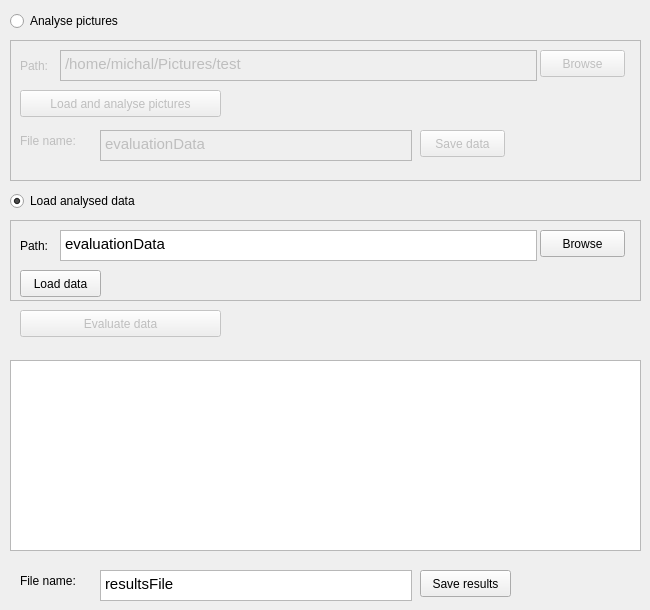
   <widget class="QWidget" name="evaluationTab">
    <attribute name="title">
     <string>Data evaluation</string>
    </attribute>
    <widget class="QPushButton" name="saveResultsButton">
     <property name="geometry">
      <rect>
       <x>420</x>
       <y>570</y>
       <width>91</width>
       <height>27</height>
      </rect>
     </property>
     <property name="text">
      <string>Save results</string>
     </property>
    </widget>
    <widget class="QTextBrowser" name="saveResultsPath">
     <property name="geometry">
      <rect>
       <x>100</x>
       <y>570</y>
       <width>312</width>
       <height>31</height>
      </rect>
     </property>
     <property name="verticalScrollBarPolicy">
      <enum>Qt::ScrollBarAlwaysOff</enum>
     </property>
     <property name="horizontalScrollBarPolicy">
      <enum>Qt::ScrollBarAlwaysOff</enum>
     </property>
     <property name="lineWrapMode">
      <enum>QTextEdit::NoWrap</enum>
     </property>
     <property name="readOnly">
      <bool>false</bool>
     </property>
     <property name="html">
      <string>&lt;!DOCTYPE HTML PUBLIC &quot;-//W3C//DTD HTML 4.0//EN&quot; &quot;http://www.w3.org/TR/REC-html40/strict.dtd&quot;&gt;
&lt;html&gt;&lt;head&gt;&lt;meta name=&quot;qrichtext&quot; content=&quot;1&quot; /&gt;&lt;style type=&quot;text/css&quot;&gt;
p, li { white-space: pre-wrap; }
&lt;/style&gt;&lt;/head&gt;&lt;body style=&quot; font-family:'Ubuntu'; font-size:11pt; font-weight:400; font-style:normal;&quot;&gt;
&lt;p style=&quot; margin-top:0px; margin-bottom:0px; margin-left:0px; margin-right:0px; -qt-block-indent:0; text-indent:0px;&quot;&gt;resultsFile&lt;/p&gt;&lt;/body&gt;&lt;/html&gt;</string>
     </property>
    </widget>
    <widget class="QPlainTextEdit" name="evaluateLog">
     <property name="geometry">
      <rect>
       <x>10</x>
       <y>360</y>
       <width>631</width>
       <height>191</height>
      </rect>
     </property>
     <property name="readOnly">
      <bool>true</bool>
     </property>
    </widget>
    <widget class="QLabel" name="label_18">
     <property name="geometry">
      <rect>
       <x>20</x>
       <y>570</y>
       <width>70</width>
       <height>21</height>
      </rect>
     </property>
     <property name="text">
      <string>File name:</string>
     </property>
    </widget>
    <widget class="QRadioButton" name="loadEvaluationRadioButton">
     <property name="geometry">
      <rect>
       <x>10</x>
       <y>190</y>
       <width>161</width>
       <height>22</height>
      </rect>
     </property>
     <property name="text">
      <string>Load analysed data</string>
     </property>
     <property name="checked">
      <bool>true</bool>
     </property>
    </widget>
    <widget class="QFrame" name="evaluateLoadFrame">
     <property name="enabled">
      <bool>true</bool>
     </property>
     <property name="geometry">
      <rect>
       <x>10</x>
       <y>220</y>
       <width>631</width>
       <height>81</height>
      </rect>
     </property>
     <property name="frameShape">
      <enum>QFrame::StyledPanel</enum>
     </property>
     <property name="frameShadow">
      <enum>QFrame::Raised</enum>
     </property>
     <widget class="QPushButton" name="loadEvaluationDataButton">
      <property name="geometry">
       <rect>
        <x>10</x>
        <y>50</y>
        <width>81</width>
        <height>27</height>
       </rect>
      </property>
      <property name="text">
       <string>Load data</string>
      </property>
     </widget>
     <widget class="QTextBrowser" name="loadEvaluationDataPath">
      <property name="geometry">
       <rect>
        <x>50</x>
        <y>10</y>
        <width>477</width>
        <height>31</height>
       </rect>
      </property>
      <property name="verticalScrollBarPolicy">
       <enum>Qt::ScrollBarAlwaysOff</enum>
      </property>
      <property name="horizontalScrollBarPolicy">
       <enum>Qt::ScrollBarAlwaysOff</enum>
      </property>
      <property name="lineWrapMode">
       <enum>QTextEdit::NoWrap</enum>
      </property>
      <property name="readOnly">
       <bool>false</bool>
      </property>
      <property name="html">
       <string>&lt;!DOCTYPE HTML PUBLIC &quot;-//W3C//DTD HTML 4.0//EN&quot; &quot;http://www.w3.org/TR/REC-html40/strict.dtd&quot;&gt;
&lt;html&gt;&lt;head&gt;&lt;meta name=&quot;qrichtext&quot; content=&quot;1&quot; /&gt;&lt;style type=&quot;text/css&quot;&gt;
p, li { white-space: pre-wrap; }
&lt;/style&gt;&lt;/head&gt;&lt;body style=&quot; font-family:'Ubuntu'; font-size:11pt; font-weight:400; font-style:normal;&quot;&gt;
&lt;p style=&quot; margin-top:0px; margin-bottom:0px; margin-left:0px; margin-right:0px; -qt-block-indent:0; text-indent:0px;&quot;&gt;evaluationData&lt;/p&gt;&lt;/body&gt;&lt;/html&gt;</string>
      </property>
     </widget>
     <widget class="QLabel" name="label_63">
      <property name="geometry">
       <rect>
        <x>10</x>
        <y>10</y>
        <width>35</width>
        <height>31</height>
       </rect>
      </property>
      <property name="text">
       <string>Path:</string>
      </property>
     </widget>
     <widget class="QPushButton" name="browseLoadEvaluationData">
      <property name="geometry">
       <rect>
        <x>530</x>
        <y>10</y>
        <width>85</width>
        <height>27</height>
       </rect>
      </property>
      <property name="text">
       <string>Browse</string>
      </property>
     </widget>
    </widget>
    <widget class="QRadioButton" name="evaluationAnalyseRadioButton">
     <property name="geometry">
      <rect>
       <x>10</x>
       <y>10</y>
       <width>142</width>
       <height>22</height>
      </rect>
     </property>
     <property name="text">
      <string>Analyse pictures</string>
     </property>
    </widget>
    <widget class="QFrame" name="evaluateAnalyseFrame">
     <property name="enabled">
      <bool>false</bool>
     </property>
     <property name="geometry">
      <rect>
       <x>10</x>
       <y>40</y>
       <width>631</width>
       <height>141</height>
      </rect>
     </property>
     <property name="frameShape">
      <enum>QFrame::StyledPanel</enum>
     </property>
     <property name="frameShadow">
      <enum>QFrame::Raised</enum>
     </property>
     <widget class="QPushButton" name="saveEvaluateDataButton">
      <property name="geometry">
       <rect>
        <x>410</x>
        <y>90</y>
        <width>85</width>
        <height>27</height>
       </rect>
      </property>
      <property name="text">
       <string>Save data</string>
      </property>
     </widget>
     <widget class="QTextBrowser" name="evaluatePath">
      <property name="geometry">
       <rect>
        <x>50</x>
        <y>10</y>
        <width>477</width>
        <height>31</height>
       </rect>
      </property>
      <property name="verticalScrollBarPolicy">
       <enum>Qt::ScrollBarAlwaysOff</enum>
      </property>
      <property name="horizontalScrollBarPolicy">
       <enum>Qt::ScrollBarAlwaysOff</enum>
      </property>
      <property name="lineWrapMode">
       <enum>QTextEdit::NoWrap</enum>
      </property>
      <property name="readOnly">
       <bool>false</bool>
      </property>
      <property name="html">
       <string>&lt;!DOCTYPE HTML PUBLIC &quot;-//W3C//DTD HTML 4.0//EN&quot; &quot;http://www.w3.org/TR/REC-html40/strict.dtd&quot;&gt;
&lt;html&gt;&lt;head&gt;&lt;meta name=&quot;qrichtext&quot; content=&quot;1&quot; /&gt;&lt;style type=&quot;text/css&quot;&gt;
p, li { white-space: pre-wrap; }
&lt;/style&gt;&lt;/head&gt;&lt;body style=&quot; font-family:'Ubuntu'; font-size:11pt; font-weight:400; font-style:normal;&quot;&gt;
&lt;p style=&quot; margin-top:0px; margin-bottom:0px; margin-left:0px; margin-right:0px; -qt-block-indent:0; text-indent:0px;&quot;&gt;/home/michal/Pictures/test&lt;/p&gt;&lt;/body&gt;&lt;/html&gt;</string>
      </property>
     </widget>
     <widget class="QTextBrowser" name="saveEvaluateDataPath">
      <property name="geometry">
       <rect>
        <x>90</x>
        <y>90</y>
        <width>312</width>
        <height>31</height>
       </rect>
      </property>
      <property name="verticalScrollBarPolicy">
       <enum>Qt::ScrollBarAlwaysOff</enum>
      </property>
      <property name="horizontalScrollBarPolicy">
       <enum>Qt::ScrollBarAlwaysOff</enum>
      </property>
      <property name="lineWrapMode">
       <enum>QTextEdit::NoWrap</enum>
      </property>
      <property name="readOnly">
       <bool>false</bool>
      </property>
      <property name="html">
       <string>&lt;!DOCTYPE HTML PUBLIC &quot;-//W3C//DTD HTML 4.0//EN&quot; &quot;http://www.w3.org/TR/REC-html40/strict.dtd&quot;&gt;
&lt;html&gt;&lt;head&gt;&lt;meta name=&quot;qrichtext&quot; content=&quot;1&quot; /&gt;&lt;style type=&quot;text/css&quot;&gt;
p, li { white-space: pre-wrap; }
&lt;/style&gt;&lt;/head&gt;&lt;body style=&quot; font-family:'Ubuntu'; font-size:11pt; font-weight:400; font-style:normal;&quot;&gt;
&lt;p style=&quot; margin-top:0px; margin-bottom:0px; margin-left:0px; margin-right:0px; -qt-block-indent:0; text-indent:0px;&quot;&gt;evaluationData&lt;/p&gt;&lt;/body&gt;&lt;/html&gt;</string>
      </property>
     </widget>
     <widget class="QLabel" name="label_17">
      <property name="geometry">
       <rect>
        <x>10</x>
        <y>10</y>
        <width>35</width>
        <height>31</height>
       </rect>
      </property>
      <property name="text">
       <string>Path:</string>
      </property>
     </widget>
     <widget class="QPushButton" name="loadPicturesButton2">
      <property name="geometry">
       <rect>
        <x>10</x>
        <y>50</y>
        <width>201</width>
        <height>27</height>
       </rect>
      </property>
      <property name="text">
       <string>Load and analyse pictures</string>
      </property>
     </widget>
     <widget class="QPushButton" name="browseButton2">
      <property name="geometry">
       <rect>
        <x>530</x>
        <y>10</y>
        <width>85</width>
        <height>27</height>
       </rect>
      </property>
      <property name="text">
       <string>Browse</string>
      </property>
     </widget>
     <widget class="QLabel" name="label_64">
      <property name="geometry">
       <rect>
        <x>10</x>
        <y>90</y>
        <width>70</width>
        <height>21</height>
       </rect>
      </property>
      <property name="text">
       <string>File name:</string>
      </property>
     </widget>
    </widget>
    <widget class="QPushButton" name="evaluateButton">
     <property name="enabled">
      <bool>false</bool>
     </property>
     <property name="geometry">
      <rect>
       <x>20</x>
       <y>310</y>
       <width>201</width>
       <height>27</height>
      </rect>
     </property>
     <property name="text">
      <string>Evaluate data</string>
     </property>
    </widget>
   </widget>
